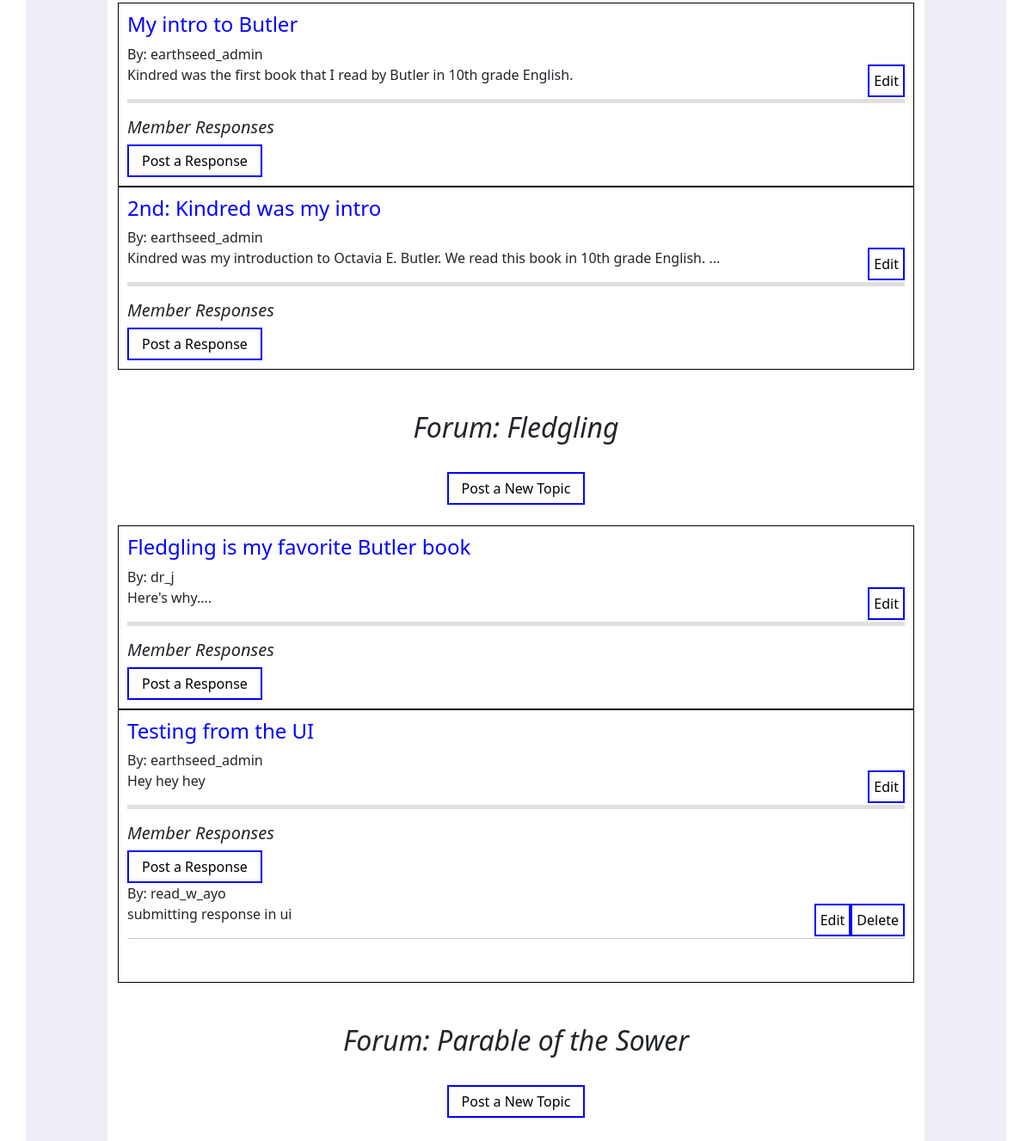
/forums/ (lower part), run on an earlier commit of the app's database.
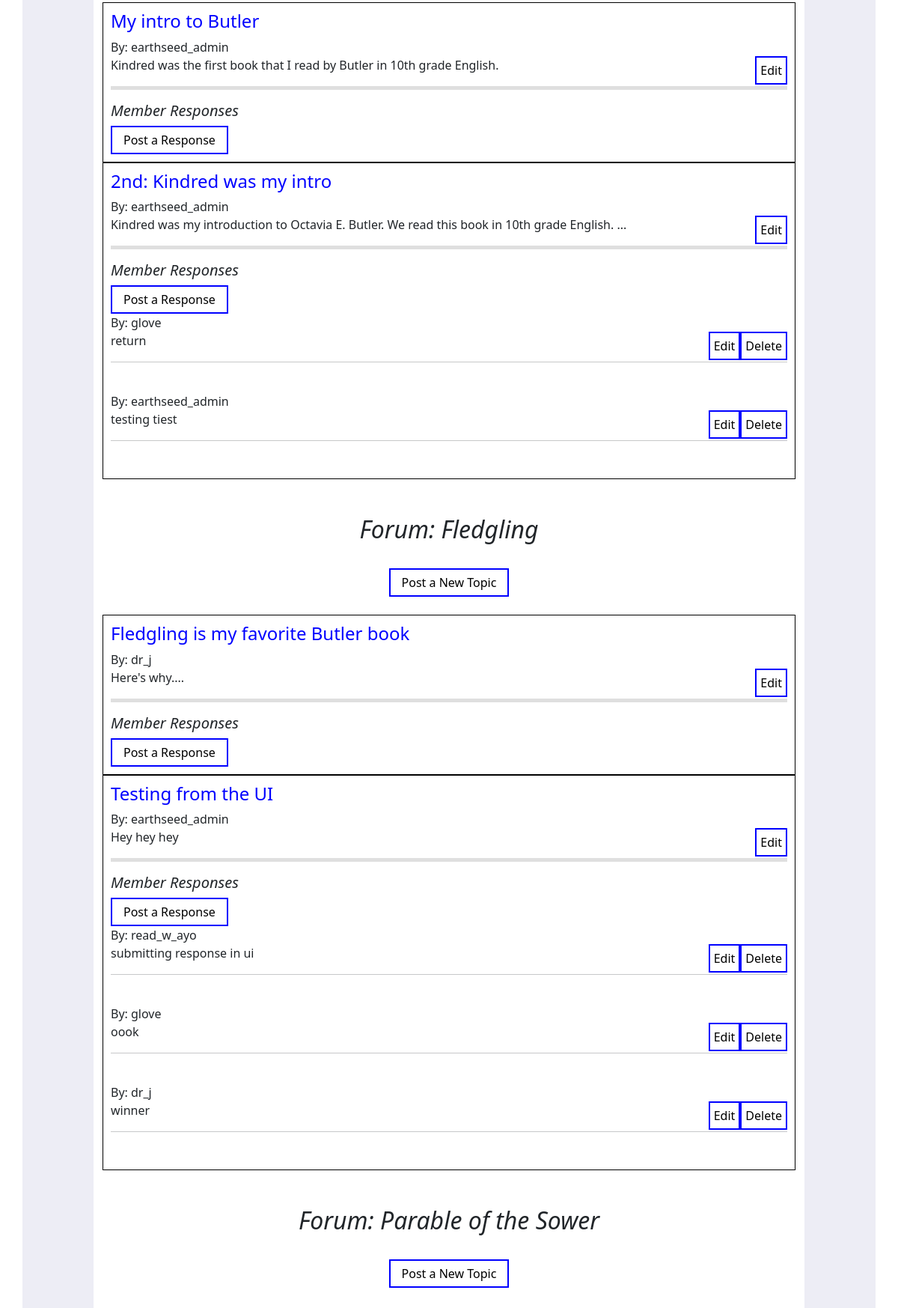
And on a later commit of the database.
### earthseed/models.py (models this page shows, shortened)
class Topic(models.Model):
    forum = models.ForeignKey(Forum, on_delete=models.PROTECT, related_name="topics")
    member_id = models.ForeignKey(Member, on_delete=models.PROTECT)
    title = models.CharField(max_length=120)
    date_created = models.DateTimeField(auto_now_add = True)
    content = models.TextField()

class Member(models.Model):
    first_name = models.CharField(max_length=24)
    last_name = models.CharField(max_length=24)
    email = models.CharField(max_length=50)
    username = models.CharField(max_length=24)
    password = models.CharField(max_length=24)
    def __str__(self):
        return self.username

class Forum(models.Model):
    book_id = models.ForeignKey(Book, on_delete=models.PROTECT)
    name = models.CharField(max_length=50)

class Reply(models.Model):
    topic = models.ForeignKey(Topic, on_delete=models.CASCADE, related_name="replies")
    member_id = models.ForeignKey(Member, on_delete=models.CASCADE)
    date_created = models.DateTimeField(auto_now_add = True)
    comment = models.TextField()

### earthseed/views.py (the view)
# urls.py: path('forums/', views.ForumList.as_view(), name='forum_list'),
class ForumList(generic.ListView, FormMixin):
    model = Forum
    template_name = 'forum_list.html'
    context_object_name = 'forums'
    form_class = TopicForm

### earthseed/templates/earthseed/forum_list.html (shortened to what this page needs)
<!DOCTYPE html>
<html lang="en">
<head>
</head>
<body >
    {% extends 'earthseed/base.html' %}
    {% load static %}
    {% block content %}
    <br>
    <div class="container" style="border:rgb(237, 237, 245); border-width:95px; border-style:solid;">
        <br><br>
        {%for forum in forums %}
        <h2>{{forum.name}}</h2>
        <br>
        <div class="topic-post-link">
            <a href = "{% url 'post_topic' %}" class="post-link-button">Post a New Topic</a></div>
        <br>
        {% for topic in forum.topics.all %}
        <div class="box">
            <h4 style= "color: blue;">{{topic.title}}</h4>
            <p>
                By: {{topic.member_id}}<br>
                {{topic.content}}
                <a href="{% url 'edit_topic' topic.id %}" class="update-delete-link-button">Edit</a>
            </p>
            <hr style="height:5px;border-width:0;color:gray;background-color:gray">
            <h5>Member Responses</h5>
            <a href = "{% url 'post_reply' %}" class="post-link-button">Post a Response</a>
            {%for reply in topic.replies.all %}
                <p> By: {{reply.member_id}}<br>
                    {{reply.comment}}
                    <a href="{% url 'delete_reply' reply.id %}" class="update-delete-link-button">Delete</a>
                    <a href="{% url 'edit_reply' reply.id %}" class="update-delete-link-button">Edit</a>
                    <hr>
                </p>
                <br>
            {%endfor%}
        </div>
        {%endfor%}
        <br>
        <br>
        {%endfor%}
    </div>
    {% endblock %}

What changed in the data, as far as the page shows it:
added Reply: member_id "glove", comment "return", shown under Topic "2nd: Kindred was my intro"
added Reply: member_id "earthseed_admin", comment "testing tiest", shown under Topic "2nd: Kindred was my intro"
added Reply: member_id "glove", comment "oook", shown under Topic "Testing from the UI"
added Reply: member_id "dr_j", comment "winner", shown under Topic "Testing from the UI"
